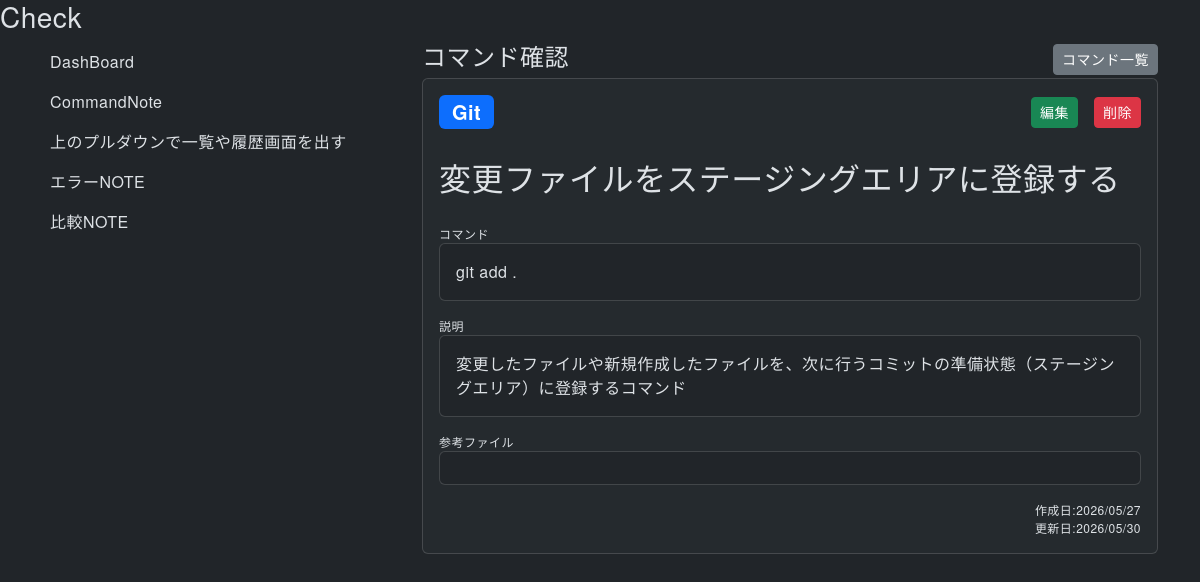
/23/show/, run on the app's committed database.
### notebook/models.py (models this page shows, shortened)
class Note(models.Model):
  order = models.IntegerField(default=0)
  sub_category = models.ForeignKey(SubCategory, on_delete=models.CASCADE)
  title = models.CharField(max_length=50)
  description =  models.TextField(blank=True, null=True)
  reference = models.TextField(blank=True, null=True)
  created_at = models.DateTimeField(auto_now_add=True)
  updated_at = models.DateTimeField(auto_now=True)
  class Meta:
    ordering = ['order', 'id']

class SubCategory(models.Model):
  order = models.IntegerField(default=0)
  main_category = models.ForeignKey(MainCategory, on_delete=models.CASCADE)
  name = models.CharField(max_length=15)
  class Meta:
    ordering = ['order', 'id']
  def __str__(self):
    return self.name

class Command(models.Model):
  order = models.IntegerField(default=0)
  note = models.ForeignKey(Note, on_delete=models.CASCADE)
  code = models.TextField()
  created_at = models.DateTimeField(auto_now_add=True)
  updated_at = models.DateTimeField(auto_now=True)
  class Meta:
    ordering = ['order', 'id']

### notebook/views.py (the view)
# urls.py: path('<int:id>/show/', views.show, name='show'),
def show(request, id):
  note = Note.objects.get(id=id)
  return render(request, 'notebook/show.html', {'note':note})

### notebook/templates/notebook/show.html (shortened to what this page needs)
{% extends 'notebook/base.html' %}
{% block content %}
  <h3>Check</h3>
  <div class="container">
    <div class="row">
      <div class="'col-12">
        <div class="row">
          <div class="'col-12 col-md-4">
            <ul class="sidebar-menu">
              <li class="sidebar-item">
                <a href="{% url 'notebook:dashboard' %}">
                  <span class="sidebar-label p-2">DashBoard</span>
                </a>
              </li>
              <li class="sidebar-item">
                <a href="{% url 'notebook:index' %}">
                  <span class="sidebar-label p-2">CommandNote</span>
                </a>
              </li>
              <li class="sidebar-item">
                <span class="sidebar-label p-2">上のプルダウンで一覧や履歴画面を出す</span>
              </li>
              <li class="sidebar-item">
                <span class="sidebar-label p-2">エラーNOTE</span>
              </li>
              <li class="sidebar-item">
                <span class="sidebar-label p-2">比較NOTE</span>
              </li>
            </ul>
          </div>
          <div class="'col-12 col-md-8">
            <div class="d-flex justify-content-between align-items-center">
              <h4>コマンド確認</h4>
              <a href="{% url 'notebook:index' %}" class="btn btn-sm btn-secondary">コマンド一覧</a>
            </div>
            <div class="card bg-body-tertiary bg-opacity-50 p-3 mb-3">
              <div class="d-flex justify-content-between align-items-center">
                <div class="note-sub-category badge bg-primary fs-5">{{note.sub_category}}</div>
                <div class="d-flex gap-3">
                  <a href="{% url 'notebook:edit' id=note.id %}" class="btn btn-sm btn-success">編集</a>
                  <a href="{% url 'notebook:destroy' id=note.id %}" class="btn btn-sm btn-danger">削除</a>
                </div>
              </div>
              <div class="note-title mt-4 mb-4">{{note.title}}</div>
              <p class="item-label m-0">コマンド</p>
              <div class="card p-3 mb-3" id="command-area">
                <div class="note-command" >{{note.command_set.first.code|linebreaksbr}}</div>
              </div>
              <p class="item-label m-0">説明</p>
              <div class="card p-3 mb-3">
                <div class="note-description">{{note.description|linebreaksbr}}</div>
              </div>
              <p class="item-label m-0">参考ファイル</p>
              <div class="card p-3 mb-3">
              </div>
              <div class="note-created-at text-end">作成日:{{note.created_at|date:"Y/m/d"}}</div>
              <div class="note-updated-at text-end">更新日:{{note.updated_at|date:"Y/m/d"}}</div>
            </div>
          </div>
        </div>
      </div>
    </div>
  </div>
{% endblock %}

### notebook/static/notebook/css/style.css (style rules this page uses)
body { font-family: "Helvetica Neue", Arial, "Hiragino Kaku Gothic ProN", "Hiragino Sans", "Noto Sans JP", Meiryo, sans-serif !important; font-size: 16px; line-height: 1.75; letter-spacing: 0.03em; color: #333333; background-color: #fcfcfc; }
.form-label, .item-label { font-size: 0.75em; }
.note-title { font-size: 2em; }
.note-command, .note-description, .note-reference { font-size: 1em; }
.note-created-at, .note-updated-at { font-size: 0.75em; }
.sidebar-menu { list-style: none; margin: 0; padding: 0; }
.sidebar-item a { text-decoration: none; color: inherit; }
.sidebar-label { display: block; }

### data on the page
Note: sub_category "Git", title "変更ファイルをステージングエリアに登録する", command_set.first.code "git add .", description "変更したファイルや新規作成したファイルを、次に行うコミットの準備状態（ステージングエリア）に登録するコマンド", created_at "2026/05/27", updated_at "2026/05/30"
